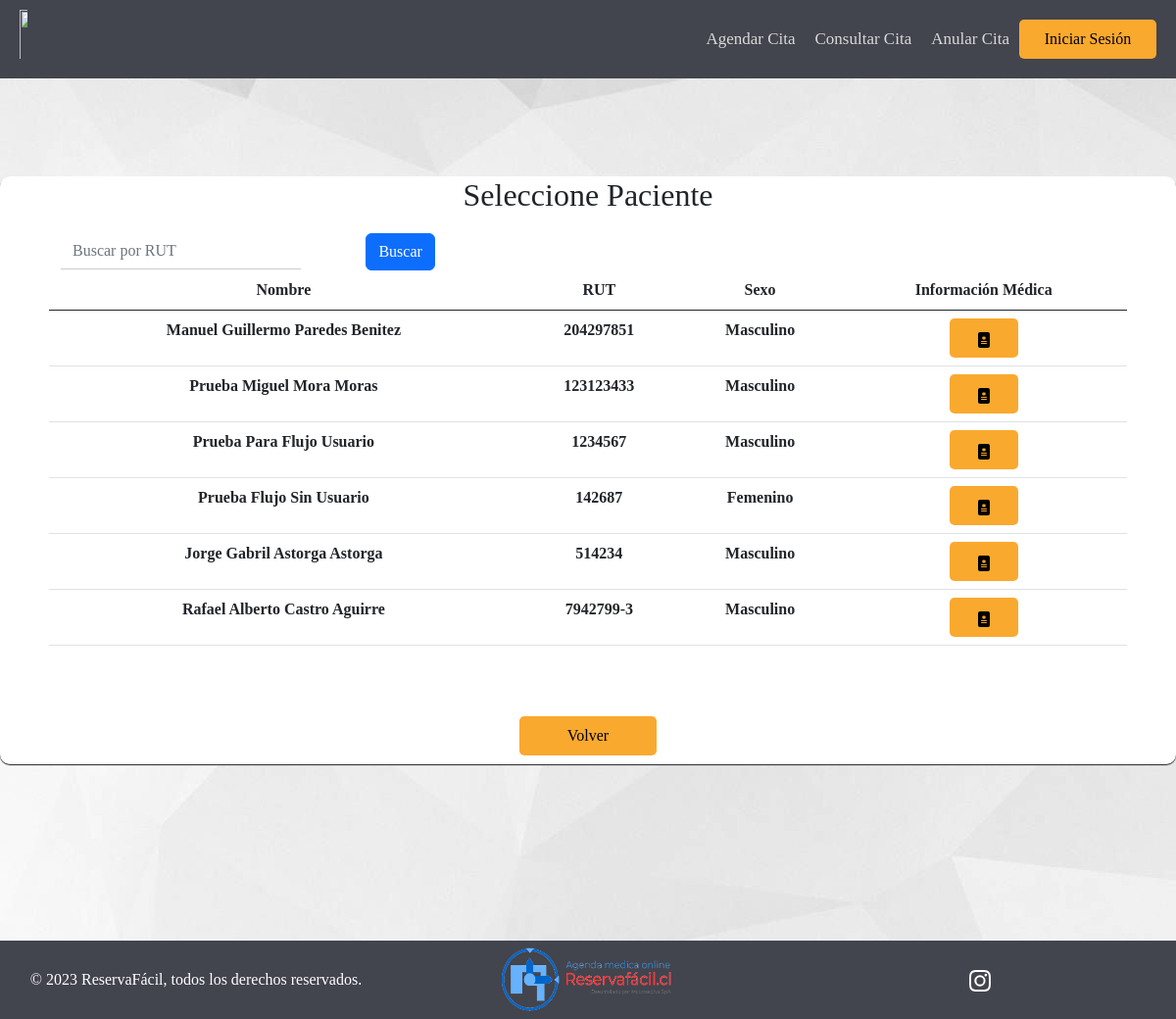
/pacientes_fichas_medicas/, run on the app's committed database.
### AppReservaFacil/models.py (models this page shows, shortened)
class Paciente(models.Model):
    ID_Paciente = models.IntegerField(primary_key=True, unique=True)
    Nombre_Paciente = models.CharField(max_length = 256)
    Rut = models.CharField(max_length=9, null = True)
    Sexo = models.CharField(SEXO_CHOICES, max_length=9, null = True)
    Fecha_de_nacimiento_P = models.DateField(null = True)
    Direccion_P = models.CharField(max_length=256, null = True)
    Telefono_P = models.CharField(max_length=9, null = True)
    Usuario_P = models.ForeignKey(User, null=True, on_delete=models.RESTRICT)
    Primer_Login = models.BooleanField(default=True)
    class Meta:
        verbose_name = 'Paciente'
        verbose_name_plural = 'Pacientes'

### AppReservaFacil/views.py (the view)
# urls.py: path('pacientes_fichas_medicas/', views.pacientes_fichas_medicas, name = 'pacientes_fichas_medicas'),
def pacientes_fichas_medicas(request):
    if request.method == 'POST':
        print("Manolo Print")
        if 'doc_pac' in request.POST:
            nom_pac = request.POST.get('doc_pac')
            url = reverse('filtro_ficha_medica') + '?nom_pac={}'.format(nom_pac)
            return redirect(url)
        elif 'buscar-btn' in request.POST:
            print("Manolo buscar-btn")
            rut = request.POST.get('buscar-input')
            Pacientes = Paciente.objects.filter(Rut__icontains=rut)
    else:
        print("Manolo Else")
        Pacientes = Paciente.objects.all()
    contexto = {'Pacientes':Pacientes}
    return render(request, "Especialistas/pacientes_fichas_medicas.html", contexto)

### AppReservaFacil/templatetags/auth_extras.py (called while the page is built)
@register.filter(name='has_group')
def has_group(user, group_name):
    group = Group.objects.get(name=group_name)
    return True if group in user.groups.all() else False

### AppReservaFacil/templates/Especialistas/pacientes_fichas_medicas.html (shortened to what this page needs)
{% extends "../Clientes/index.html" %}
{% block footer %}
  <div class="div-mediano">
        <h2 id="titulo-inicio-sesion">Seleccione Paciente</h2>
        <div class="row row-margin table-responsive">
            <table class="table table-hover table-pagination">
                <thead>
                    <tr>
                        <div class="row">
                            <div class="col-md-3">
                                <form method="post">
                                    <div class="form-group">
                                        <input type="text" class="form-control" id="buscar-input" name="buscar-input" placeholder="Buscar por RUT">
                                      </div>
                                    </div>
                                    <div class="col-md-2">
                                    <button type="submit" class="btn btn-primary" id="buscar-btn" name="buscar-btn">Buscar</button>
                            </div>
                        </div>
                        <th>Nombre</th>
                        <th class="rut">RUT</th>
                        <th>Sexo</th>
                        <th>Información Médica</th>
                    </tr>
                </thead>
                {% if Pacientes %}
                <tbody>
                        {% for Pac in Pacientes %}
                        <tr>
                            <th>{{Pac.Nombre_Paciente}}</th>
                            <th class="rut">{{Pac.Rut}}</th>
                            <th>{{Pac.Sexo}}</th>
                            <th>
                              <form method="post" >
                                <button class="btn-naranja-pequeno" type="submit" name="doc_pac" value="{{Pac.Nombre_Paciente}}" id="doc_pac" >
                                </button>
                            </th>
                        </tr>
                        {% endfor %}
                </tbody>
                {%else%}
                <tbody>
                        <tr>
                            <td colspan="5" style="text-align: center">No hay pacientes en el sistema</td>
                        </tr>
                    </tbody>
                {% endif %}
            </table>
            </div>
            <button type="button" class="btn-naranja-mediano row-margin"><a href="{{ request.META.HTTP_REFERER }}">Volver</a></button>
        </div>
{% endblock %}

### AppReservaFacil/static/Clientes/css.css (style rules this page uses)
html { height: 100%; }
* { margin: 0; padding: 0; box-sizing: border-box; font-family: 'Poppins','sans-serif'; }
.btn-naranja-pequeno { height: 40px; width: 70px; background-color: #FAA92F; border-style: none; border-radius: 5px; margin: auto; }
.btn-naranja-mediano { height: 40px; width: 140px; background-color: #FAA92F; border-style: none; border-radius: 5px; margin: auto; }
.btn-naranja-mediano a { text-decoration: none; color: #000000; }
body { margin: auto; background-image:url("background.jpg"); background-repeat: no-repeat; height: 100%; }
.row-margin { margin-left: 50px !important; margin-right: 50px !important; margin-top: 20px !important; margin-bottom: 20px !important; }
.form-control { border: none !important; border-bottom: 1px solid #ccc !important; border-radius: 0 !important; }
.div-mediano { height: 600px; width: 1200px; background-color: #ffffff; text-align: center; border-radius: 10px; box-shadow: 0px 1px 1px; }

### data on the page
Paciente: Nombre_Paciente "Manuel Guillermo Paredes Benitez", Rut "204297851", Sexo "Masculino"
Paciente: Nombre_Paciente "Prueba Miguel Mora Moras", Rut "123123433", Sexo "Masculino"
Paciente: Nombre_Paciente "Prueba Para Flujo Usuario", Rut "1234567", Sexo "Masculino"
Paciente: Nombre_Paciente "Prueba Flujo Sin Usuario", Rut "142687", Sexo "Femenino"
Paciente: Nombre_Paciente "Jorge Gabril Astorga Astorga", Rut "514234", Sexo "Masculino"
Paciente: Nombre_Paciente "Rafael Alberto Castro Aguirre", Rut "7942799-3", Sexo "Masculino"
